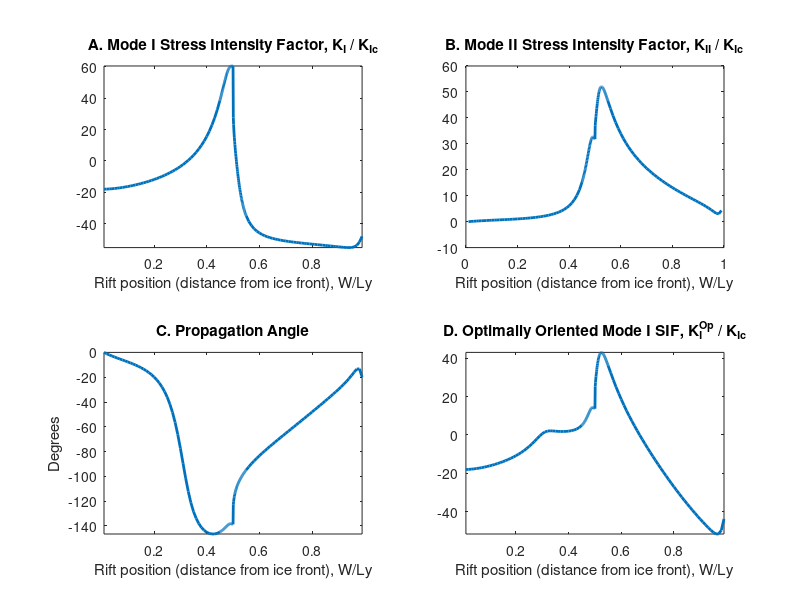

MATLAB code to generate this figure:
clear;

load SimuK-IceTongue

L = 2500;
G = 3.6e9;
nu = 0.33;
E = 2*G*(1+nu);
E1 = E/(1-nu^2);
E2 = E/(1+nu);
r = 916/1024;
phi = 3*r - 2*r^2 - 1;
rho = 916; g_const = 9.8;
Kc = 100e3;

A_List = unique(alpha);
if ~exist('delta')
    delta = ones(size(alpha));
end
D_List = unique(delta);
H=200;

D0 = E * H^3 / 12 / (1-nu^2);
lambda = ( D0 / (4 * rho * g_const))^(1/4);
sigb = phi * rho * g_const * H/2;
Kb = sigb * sqrt(lambda);
sig0 = (1-r) * rho * g_const * H / 2;

ThisD = D_List(1);
SubSubset = find( (delta==ThisD)  );
[~,srt]=sort(alpha(SubSubset));
TheseAlphas = alpha(SubSubset(srt));
TheseChis=chi(SubSubset(srt));
ThesePsis=psi(SubSubset(srt));
	
KI = TheseChis * sig0 * sqrt(pi*L) - Kb;
KII= ThesePsis * sig0 * sqrt(pi*L);

th = -2*atan2(8*KII, (-2*KI + 2*sqrt(KI.^2 + 8*KII.^2))  );
MM = cos(th/2).*(KI/Kc .* cos(th/2).^2 - 1.5*KII/Kc.*sin(th));

subplot(221); plot(TheseAlphas, KI/Kc,'linewidth',2); hold on;
xlabel('Rift position (distance from ice front), W/Ly');
title('A. Mode I Stress Intensity Factor, K_I / K_{Ic}');
axis tight;

subplot(222); plot(TheseAlphas, KII/Kc,'linewidth',2); hold on;
xlabel('Rift position (distance from ice front), W/Ly');
title('B. Mode II Stress Intensity Factor, K_{II} / K_{Ic}');

th = th*180/pi;
th(th>120) = th(th>120) - 360;
subplot(223); plot(TheseAlphas, th,'linewidth',2); hold on;
xlabel('Rift position (distance from ice front), W/Ly');
ylabel('Degrees');
title('C. Propagation Angle');
axis tight;

subplot(224); plot(TheseAlphas, MM,'linewidth',2); hold on;
xlabel('Rift position (distance from ice front), W/Ly');
title('D. Optimally Oriented Mode I SIF, K_{I}^{Op} / K_{Ic}');
axis tight;
